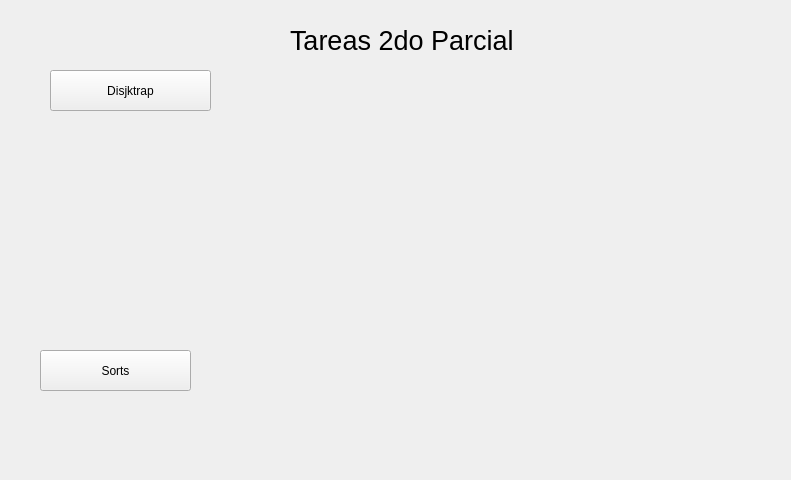
<?xml version="1.0" encoding="UTF-8"?>
<ui version="4.0">
 <class>Widget</class>
 <widget class="QWidget" name="Widget">
  <property name="geometry">
   <rect>
    <x>0</x>
    <y>0</y>
    <width>791</width>
    <height>480</height>
   </rect>
  </property>
  <property name="windowTitle">
   <string>Widget</string>
  </property>
  <widget class="QPushButton" name="Tarea1">
   <property name="geometry">
    <rect>
     <x>50</x>
     <y>70</y>
     <width>161</width>
     <height>41</height>
    </rect>
   </property>
   <property name="text">
    <string>Disjktrap</string>
   </property>
  </widget>
  <widget class="QLabel" name="label">
   <property name="geometry">
    <rect>
     <x>290</x>
     <y>20</y>
     <width>251</width>
     <height>41</height>
    </rect>
   </property>
   <property name="font">
    <font>
     <pointsize>20</pointsize>
    </font>
   </property>
   <property name="text">
    <string>Tareas 2do Parcial</string>
   </property>
  </widget>
  <widget class="QPushButton" name="pushButton">
   <property name="geometry">
    <rect>
     <x>40</x>
     <y>350</y>
     <width>151</width>
     <height>41</height>
    </rect>
   </property>
   <property name="text">
    <string>Sorts</string>
   </property>
  </widget>
 </widget>
 <layoutdefault spacing="6" margin="11"/>
 <resources/>
 <connections/>
</ui>
